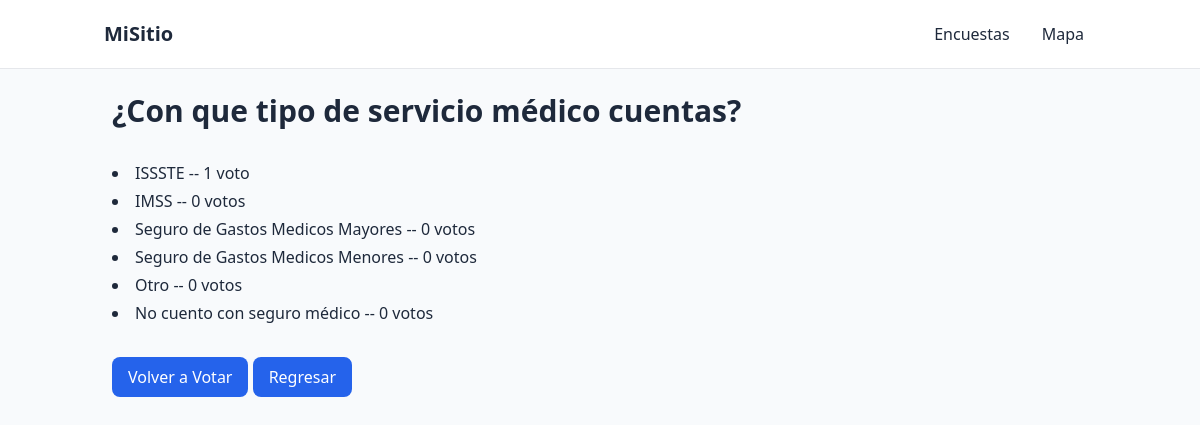
Page /polls/2/resultado/ on the earlier database version.
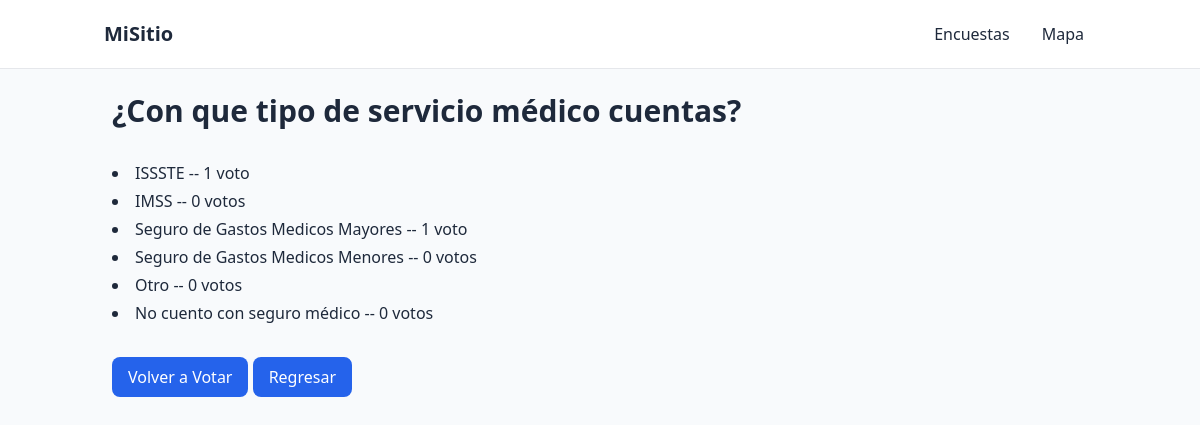
Same page on the later database version.
### polls/models.py (models this page shows, shortened)
class Respuesta(models.Model):
    pregunta = models.ForeignKey(Pregunta, on_delete=models.CASCADE)
    respuesta_ds = models.CharField(max_length= 200)
    votos = models.IntegerField(default=0)

### polls/views.py (the view)
# urls.py: path("<int:pregunta_id>/resultado/", views.resultado, name="resultado"),
def resultado(request, pregunta_id):
    pregunta = get_object_or_404(Pregunta, pk=pregunta_id)
    return render(request, "polls/resultado.html",{"pregunta":pregunta})

### polls/templates/polls/resultado.html (shortened to what this page needs)
{% extends "base.html" %}
{% block content %}
<section>
    <h1 class="text-3xl font-bold pb-8">{{pregunta.pregunta_ds}}</h1>
    <ul class="max-w-md space-y-1  list-disc list-inside dark:text-blue-950 pb-8">
        {%for respuesta in pregunta.respuesta_set.all%}
            <li>{{respuesta.respuesta_ds}} -- {{respuesta.votos}} voto{{respuesta.votos|pluralize}}</li>
        {%endfor%}
    </ul>
    <a class="inline-flex items-center rounded-lg bg-blue-600 px-4 py-2 font-medium text-white hover:bg-blue-700 "
       href="{%url 'polls:detalle' pregunta.id %}">Volver a Votar</a>
    <a class="inline-flex items-center rounded-lg bg-blue-600 px-4 py-2 font-medium text-white hover:bg-blue-700 "
       href="{%url 'polls:inicio' %}">Regresar</a>
</section>
{% endblock %}

Differences in the rows shown:
changed Respuesta "Seguro de Gastos Medicos Mayores": votos "0" → "1"
